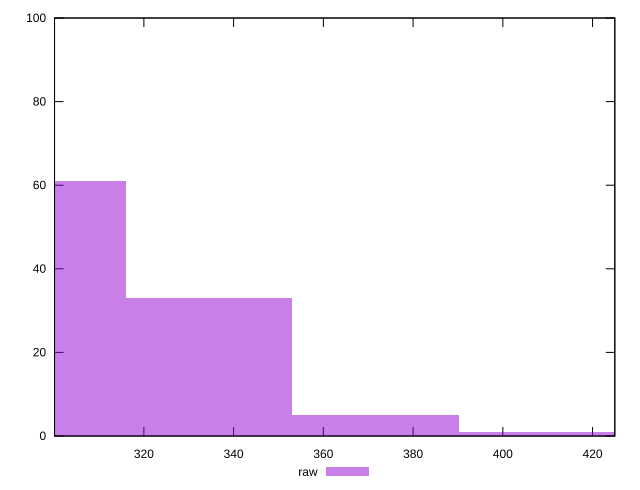

Recreate this plot in gnuplot.
reset

$raw <<EOF
297.3429857356075 61
334.51085895255846 33
371.6787321695094 5
408.8466053864603 1
EOF

set key outside below
set boxwidth 37.16787321695094
set xrange [300.09:424.95799999999997]
set yrange [0:100]
set trange [0:100]
set style fill transparent solid 0.5 noborder
set terminal svg size 640, 490 enhanced background rgb 'white'
set output "reports/report_00027_2021-02-24T12-40-31.850Z/uses-rel-preconnect/samples/astro/raw/histogram.svg"

plot $raw title "raw" with boxes

reset
